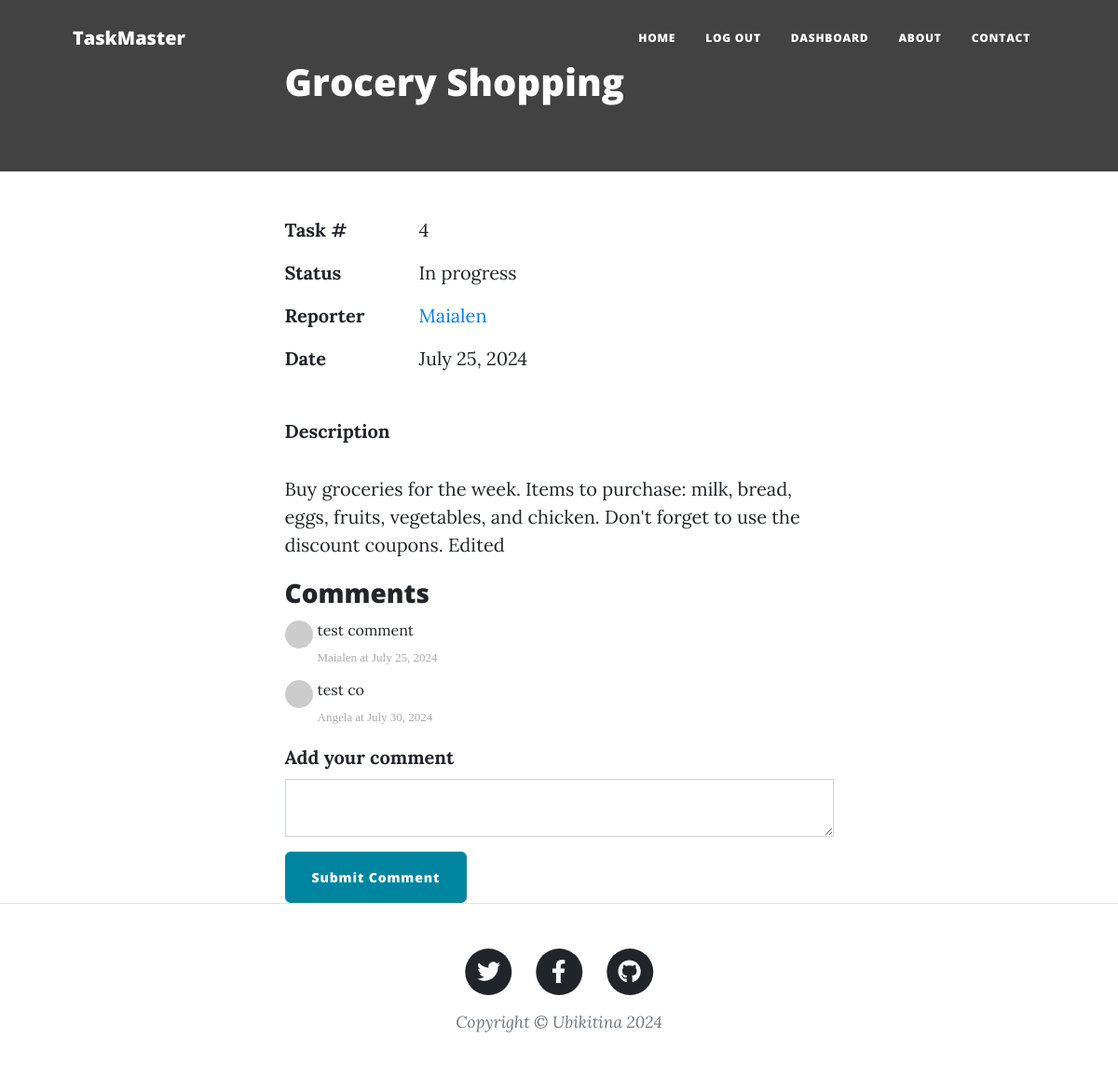
The app's page /task/4 (signed in) with its own data.
### main.py (models this page shows)
class Task(db.Model):
    __tablename__ = "tasks"
    id = db.Column(db.Integer, primary_key=True)
    author_id = db.Column(db.Integer, db.ForeignKey("users.id"))
    author = relationship("User", back_populates="tasks")
    title = db.Column(db.String(250), unique=True, nullable=False)
    date = db.Column(db.String(250), nullable=False)
    body = db.Column(db.Text, nullable=False)
    status = db.Column(db.String(250), nullable=False)
    comments = relationship("Comment", back_populates="parent_task")

class User(UserMixin, db.Model):
    __tablename__ = "users"
    id = db.Column(db.Integer, primary_key=True)
    email = db.Column(db.String(100), unique=True)
    password = db.Column(db.String(100))
    name = db.Column(db.String(100))
    tasks = relationship("Task", back_populates="author")  # The "author" refers to the author property in the Task class.
    comments = relationship("Comment", back_populates="comment_author")  # "comment_author" refers to the comment_author property in the Comment class.

class Comment(db.Model):
    __tablename__ = "comments"
    id = db.Column(db.Integer, primary_key=True)
    author_id = db.Column(db.Integer, db.ForeignKey("users.id"))   # "users.id" The users refers to the tablename of the Users class.
    comment_author = relationship("User", back_populates="comments")  # "comments" refers to the comments property in the User class.
    task_id = db.Column(db.Integer, db.ForeignKey("tasks.id"))
    parent_task = relationship("Task", back_populates="comments")
    text = db.Column(db.Text, nullable=False)
    date = db.Column(db.String(250), nullable=False)

### main.py (the view, shortened to what this page needs)
@app.route("/task/<int:task_id>", methods=["GET", "POST"])
def show_task(task_id):
    requested_task = db.get_or_404(Task, task_id)
    comment_form = CommentForm()  # Add the CommentForm to the route
    return render_template("task.html", task=requested_task, current_user=current_user, form=comment_form)

### forms.py
class CommentForm(FlaskForm):
    comment_text = TextAreaField("Add your comment", validators=[DataRequired()])
    submit = SubmitField("Submit Comment")

### main.py (called while the page is built)
@login_manager.user_loader
def load_user(user_id):
    return db.get_or_404(User, user_id)

### templates/task.html (shortened to what this page needs)
{% from "bootstrap5/form.html" import render_form %}
{% include "header.html" %}
<header class="taskhead" >
  <div class="container position-relative px-4 px-lg-5">
    <div class="row gx-4 gx-lg-5 justify-content-center">
      <div class="col-md-10 col-lg-8 col-xl-7">
        <div class="post-heading">
          <h1>{{ task.title }}</h1>
        </div>
      </div>
    </div>
  </div>
</header>
<article>
  <div class="container px-4 px-lg-5">
    <div class="row gx-4 gx-lg-5 justify-content-center">
      <div class="col-md-10 col-lg-8 col-xl-7">
        <div class="task-info">
          <div class="task-info-row">
            <span class="task-info-label">Task #</span>
            <span class="task-info-value">{{ task.id }}</span>
          </div>
          <div class="task-info-row">
            <span class="task-info-label">Status</span>
            <span class="task-info-value">{{ task.status }}</span>
          </div>
          <div class="task-info-row">
            <span class="task-info-label">Reporter</span>
            <span class="task-info-value"><a href="#">{{ task.author.name }}</a></span>
          </div>
          <div class="task-info-row">
            <span class="task-info-label">Date</span>
            <span class="task-info-value">{{ task.date }}</span>
          </div>
        </div>
        <p style="font-weight: bold;">Description</p>
        {{ task.body|safe }}
        <div class="comment">
          <ul class="commentList">
            <h3>Comments</h3>
             {% for comment in task.comments: %}
            <li>
              <div class="commenterImage">
                <img src="{{ comment.comment_author.email | gravatar }}" />
              </div>
              <div class="commentText">
                <p>{{comment.text|safe}}</p>
                <span class="date sub-text">{{comment.comment_author.name}} at {{comment.date}}</span>
              </div>
            </li>
            {% endfor %}
          </ul>
        </div>
        {{ render_form(form, novalidate=True, button_map={"submit": "primary"}) }}
      </div>
    </div>
  </div>
</article>
{% include "footer.html" %}

### records on screen
Task: title "Grocery Shopping", id "4", status "In progress", date "July 25, 2024", body "Buy groceries for the week. Items to purchase: milk, bread, eggs, fruits, vegetables, and chicken. Don't forget to use the discount coupons. Edited"
User: author.name "Maialen"
Comment: text "test comment", comment_author.name "Maialen", date "July 25, 2024"
Comment: text "test co", comment_author.name "Angela", date "July 30, 2024"
